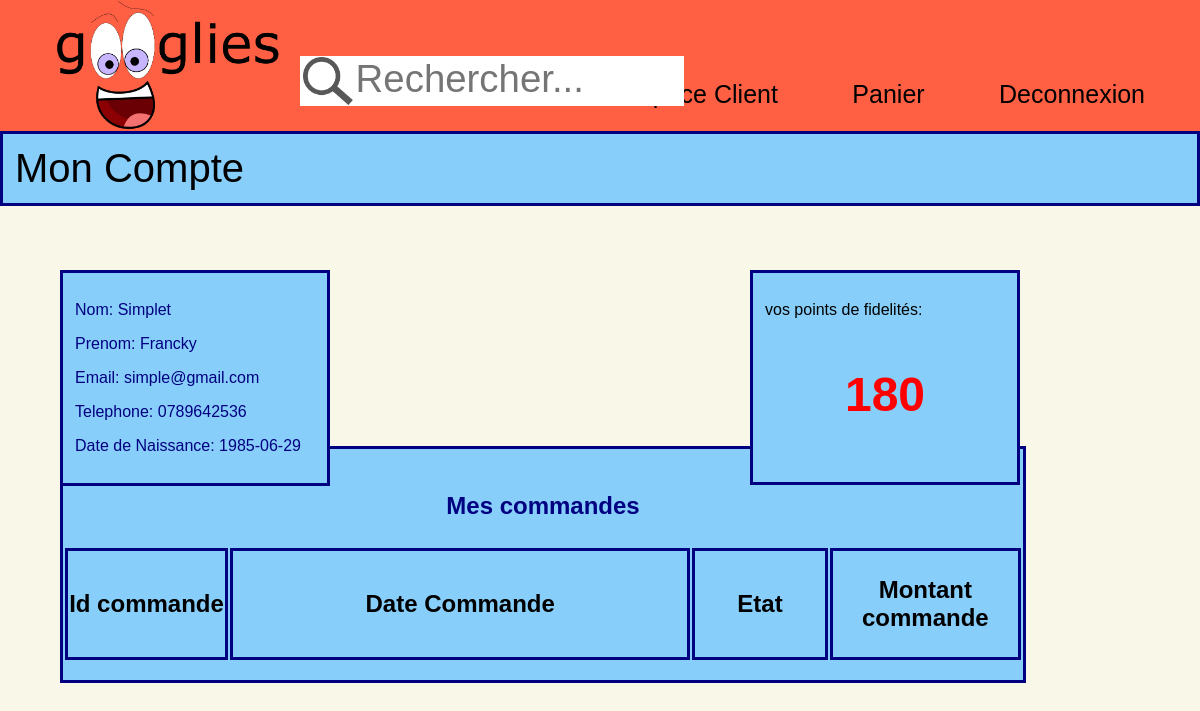
Page /account.php (signed in) on the earlier database version.
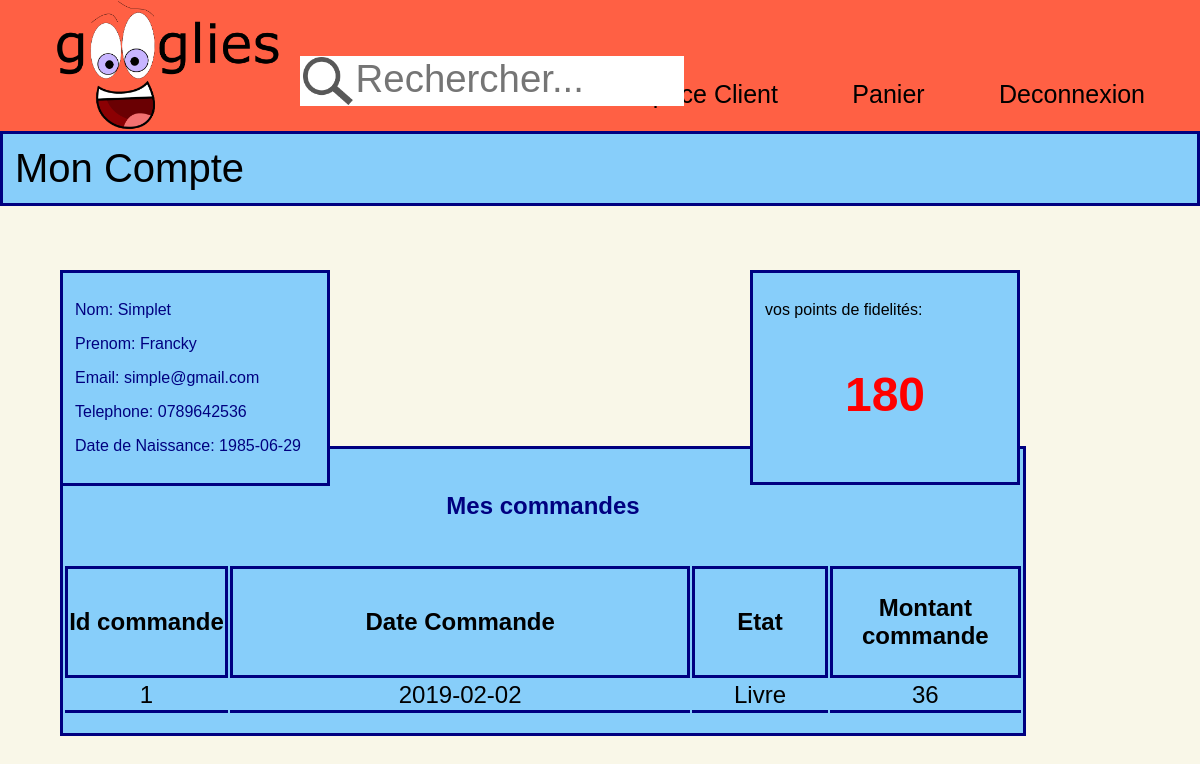
Same page on the later database version.
### tables this page shows
CREATE TABLE IF NOT EXISTS `commande` (
  `ID_COMMANDE` int(11) NOT NULL AUTO_INCREMENT,
  `DATE_COMMANDE` date NOT NULL,
  `ETAT` varchar(50) NOT NULL,
  `ID_CLIENT` int(11) NOT NULL,
  `ID_LIVRAISON` int(11) DEFAULT NULL,
  PRIMARY KEY (`ID_COMMANDE`),
  KEY `COMMANDE_CLIENT_FK` (`ID_CLIENT`),
  KEY `COMMANDE_LIVRAISON0_FK` (`ID_LIVRAISON`)
);

### main.php (called while the page is built, shortened)
<?php
	function connection() {
		$connx = new mysqli("localhost","root","","googlies",3306);
		return $connx;
	}
	function executeSQL($req) {
		$ServerSQL=connection();
		$data = $ServerSQL->query($req);
		return $data;
	}
	function convertTableToString($data) {
		$data->data_seek(0);
		while($row=$data->fetch_assoc()) {
			foreach($row as $value)
			return("{$value}");
		}
	}
?>

### account.php (the view, shortened to what this page needs)
<?php
require("main.php");
$client_id=$_SESSION["id"];
$req_nom="SELECT client.NOM FROM client where client.ID_CLIENT=".$client_id."; ";
$req_prenom="SELECT client.PRENOM FROM client where client.ID_CLIENT=".$client_id."; ";
$req_email="SELECT client.EMAIL FROM client where client.ID_CLIENT=".$client_id."; ";
$req_tel="SELECT client.TELEPHONE FROM client where client.ID_CLIENT=".$client_id."; ";
$req_bd="SELECT client.DATE_NAISSANCE FROM client where client.ID_CLIENT=".$client_id."; ";
$req_fp="SELECT client.PTS_FIDELITE FROM client where client.ID_CLIENT=".$client_id."; ";
$req_commandeids="SELECT commande.ID_COMMANDE FROM(commande Natural JOIN client NATURAL JOIN est_commande NATURAL JOIN article) where client.ID_CLIENT=".$client_id."; ";
?>
<!DOCTYPE html>
<html lang="fr">
<head>
    <link href="stylesheet.css" rel="stylesheet">
</head>
<header>
    <div class="container-navbar">
        <a href="index.php"><img src="img/googlies%20logo%20new.png" class="logo" alt="googlies logo"></a>
        <div class="search">
            <form action=search.php method="post">
                <label class="search-label">
                    <input type="text" name="q" class="search-bar" placeholder="Rechercher...">
                    <input type="submit" class="search-button">
                </label>
            </form>
        </div>
        <nav>
            <ul>
                <li><a href="account.php">Espace Client</a></li>
                <li><a href="basket.php">Panier</a></li>
                <li><?php
                 if($_SESSION['id']==NULL){
                     echo("<a href='connection.html'>Connexion</a>");
                }
                else{
                    echo("<a href='disconnection.php'>Deconnexion</a>");
                }
                ?></li>
            </ul>
        </nav>
    </div>
</header>
<body>
    <div class="my_account">
        <p id="title">Mon Compte </p>
        <div class="client_info">
            <p>Nom: <?php echo(convertTableToString(executeSQL($req_nom)));?></p>
            <p>Prenom: <?php echo(convertTableToString(executeSQL($req_prenom)));?></p>
            <p>Email: <?php echo(convertTableToString(executeSQL($req_email)));?></p>
            <p>Telephone: <?php echo(convertTableToString(executeSQL($req_tel)));?></p>
            <p>Date de Naissance: <?php echo(convertTableToString(executeSQL($req_bd)));?></p>
        </div>
        <div class="loyalty_points">
            <p>vos points de fidelités:</p>
            <p id="pts"><?php echo(convertTableToString(executeSQL($req_fp)));?> </p>
        </div>
        <div class="orders">
            <table>
            <tr><p id="cmd">Mes commandes</p></tr>
            <tr>
                <th id="idc"><p>Id commande</p></th>
                    <th id="date"><p>Date Commande</p></th>
                    <th id="ec"><p>Etat</p></th>
                    <th id="mc"><p>Montant commande</p></th>
                </tr>
                <?php
                    $commandeids=executeSQL($req_commandeids);
                    $commandeids->data_seek(1);
                    while($row=$commandeids->fetch_assoc())
                    {
                        foreach($row as $value)
                            $commandedate=convertTableToString(executeSQL("SELECT commande.DATE_COMMANDE FROM(commande Natural JOIN client NATURAL JOIN est_commande NATURAL JOIN article) where client.ID_CLIENT={$client_id} AND commande.ID_COMMANDE={$value};"));
                            $commandeprix=convertTableToString(executeSQL("SELECT sum(article.PRIX_TTC) FROM(commande Natural JOIN client NATURAL JOIN est_commande NATURAL JOIN article) where client.ID_CLIENT={$client_id} AND commande.ID_COMMANDE={$value};"));
                            $commandeetat=convertTableToString(executeSQL("SELECT commande.etat FROM(commande Natural JOIN client NATURAL JOIN est_commande NATURAL JOIN article) where client.ID_CLIENT={$client_id} AND commande.ID_COMMANDE={$value}; "));
                            echo"<tr>";
                            echo "<td>{$value}</td>";
                            echo"<td>".$commandedate."</td>";
                            echo"<td>".$commandeetat."</td>";
                            echo"<td>".$commandeprix."</td>";
                            echo "</tr>"."<br>";
                    }
                        echo'</table>'."<br>";
                ?>
        </div>
    </div>
</body>
</html>

Differences in the rows shown:
now on this page (row edited): commande: value "1", commandedate "2019-02-02", ETAT "Livre", commandeprix "36"
